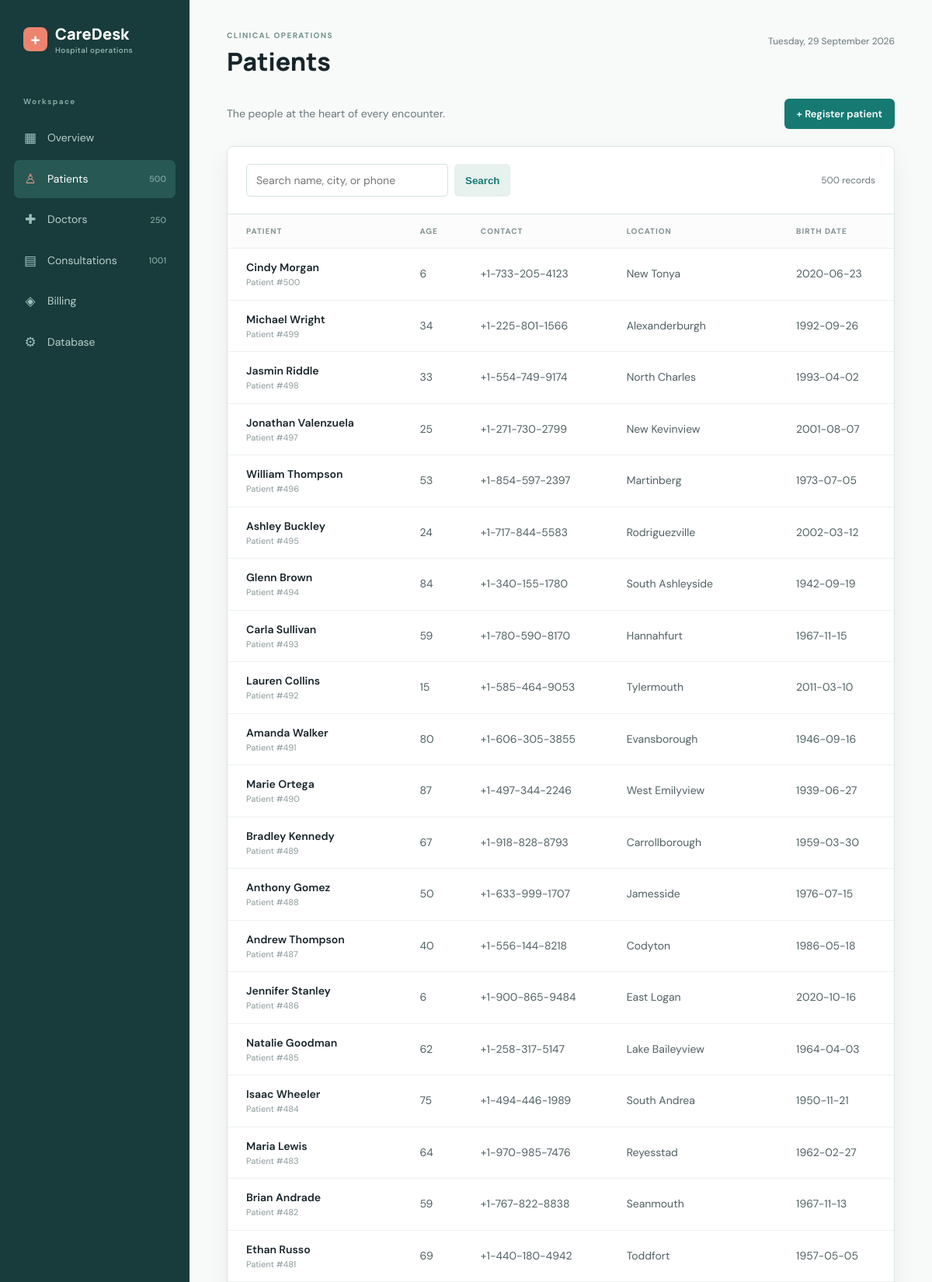
Page /patients (upper part) on the committed database.
### tables this page shows
CREATE TABLE "Patient" (
    "ID"         INTEGER PRIMARY KEY AUTOINCREMENT,
    "Name"       TEXT NOT NULL,
    "City"       TEXT NOT NULL,
    "PhoneNo"    TEXT NOT NULL UNIQUE,
    "Street"     TEXT,
    "Pincode"    INTEGER NOT NULL,
    "birthdate"  TEXT
);

### app.py (the view)
@app.route("/patients")
def patients():
    search = request.args.get("q", "").strip()
    like = f"%{search}%"
    records = fetch_all(
        '''SELECT * FROM "PatientWithAge"
           WHERE "Name" LIKE ? OR "PhoneNo" LIKE ? OR "City" LIKE ?
           ORDER BY "ID" DESC''',
        (like, like, like),
    )
    return render_template("patients.html", records=records, search=search)

### app.py (called while the page is built)
def get_db():
    if "db" not in g:
        g.db = sqlite3.connect(app.config["DATABASE"])
        g.db.row_factory = sqlite3.Row
        g.db.execute("PRAGMA foreign_keys = ON")
    return g.db

def fetch_all(query, parameters=()):
    return get_db().execute(query, parameters).fetchall()

def fetch_one(query, parameters=()):
    return get_db().execute(query, parameters).fetchone()

@app.context_processor
def inject_navigation_counts():
    return {
        "now": datetime.now,
        "database_name": Path(app.config["DATABASE"]).name,
        "nav_counts": {
            "patients": fetch_one('SELECT COUNT(*) AS count FROM "Patient"')["count"],
            "doctors": fetch_one('SELECT COUNT(*) AS count FROM "Doctor"')["count"],
            "consultations": fetch_one('SELECT COUNT(*) AS count FROM "Consultation"')["count"],
        }
    }

### templates/patients.html
{% extends 'base.html' %}{% block title %}Patients{% endblock %}{% block heading %}Patients{% endblock %}
{% block content %}<div class="page-actions">
    <p class="page-intro">The people at the heart of every encounter.</p><a class="button"
        href="{{ url_for('new_patient') }}">+ Register patient</a>
</div>
<section class="panel">
    <div class="toolbar">
        <form class="search" method="get"><input name="q" value="{{ search }}"
                placeholder="Search name, city, or phone"><button type="submit">Search</button></form><span
            class="result-count">{{ records|length }} records</span>
    </div>
    <div class="table-wrap">
        <table>
            <thead>
                <tr>
                    <th>Patient</th>
                    <th>Age</th>
                    <th>Contact</th>
                    <th>Location</th>
                    <th>Birth date</th>
                </tr>
            </thead>
            <tbody>{% for r in records %}<tr>
                    <td><strong>{{ r.Name }}</strong><small class="subline">Patient #{{ r.ID }}</small></td>
                    <td>{{ r.age or '—' }}</td>
                    <td>{{ r.PhoneNo }}</td>
                    <td>{{ r.City }}</td>
                    <td>{{ r.birthdate or '—' }}</td>
                </tr>{% else %}<tr>
                    <td colspan="5" class="empty">No patients match this search.</td>
                </tr>{% endfor %}</tbody>
        </table>
    </div>
</section>{% endblock %}

### static/style.css (style rules this page uses)
:root { --ink: #17252b; --muted: #68777b; --line: #dce5e3; --paper: #f7faf8; --white: #fff; --teal: #167a72; --teal-dark: #105d57; --coral: #e97967; --blue: #5f8fc2; --green: #69a77d; --gold: #d6a858; --shadow: 0 12px 32px rgba(23, 37, 43, .06) }
* { box-sizing: border-box }
body { margin: 0; background: var(--paper); color: var(--ink); font: 14px/1.5 'DM Sans', sans-serif }
.button { display: inline-block; border: 0; border-radius: 6px; background: var(--teal); color: #fff; padding: 11px 16px; text-decoration: none; font: 600 13px 'DM Sans', sans-serif; cursor: pointer }
.panel { background: #fff; border: 1px solid var(--line); border-radius: 8px; box-shadow: var(--shadow); overflow: hidden }
.panel-heading, .toolbar { display: flex; align-items: center; justify-content: space-between; padding: 22px 24px; border-bottom: 1px solid var(--line) }
.table-wrap { overflow-x: auto }
table { width: 100%; border-collapse: collapse; min-width: 650px }
th, td { text-align: left; padding: 14px 24px; border-bottom: 1px solid #edf1ef; white-space: nowrap }
th { font-size: 10px; color: #819092; letter-spacing: .1em; text-transform: uppercase; background: #fbfcfb }
td { color: #4f6063 }
td strong { color: var(--ink); font-weight: 600 }
.subline { display: block; color: #8a999a; font-size: 11px }
.page-actions { display: flex; align-items: center; justify-content: space-between; margin: -6px 0 22px }
.page-intro { color: var(--muted); margin: 0 }
.search { display: flex; gap: 8px }
.search input { min-width: 260px }
.search button { border: 0; border-radius: 5px; padding: 9px 14px; background: #e7f1ee; color: var(--teal); font-weight: 700; cursor: pointer }
.result-count { font-size: 12px; color: var(--muted) }
input, select { width: 100%; border: 1px solid #d5e1de; border-radius: 5px; padding: 11px 12px; background: #fff; color: var(--ink); font: 14px 'DM Sans', sans-serif }

### rows in the picture
Patient: Name "Cindy Morgan", ID "500", age "6", PhoneNo "+1-733-205-4123", City "New Tonya", birthdate "2020-06-23"
Patient: Name "Michael Wright", ID "499", age "34", PhoneNo "+1-225-801-1566", City "Alexanderburgh", birthdate "1992-09-26"
Patient: Name "Jasmin Riddle", ID "498", age "33", PhoneNo "+1-554-749-9174", City "North Charles", birthdate "1993-04-02"
Patient: Name "Jonathan Valenzuela", ID "497", age "25", PhoneNo "+1-271-730-2799", City "New Kevinview", birthdate "2001-08-07"
Patient: Name "William Thompson", ID "496", age "53", PhoneNo "+1-854-597-2397", City "Martinberg", birthdate "1973-07-05"
Patient: Name "Ashley Buckley", ID "495", age "24", PhoneNo "+1-717-844-5583", City "Rodriguezville", birthdate "2002-03-12"
Patient: Name "Glenn Brown", ID "494", age "84", PhoneNo "+1-340-155-1780", City "South Ashleyside", birthdate "1942-09-19"
Patient: Name "Carla Sullivan", ID "493", age "59", PhoneNo "+1-780-590-8170", City "Hannahfurt", birthdate "1967-11-15"
Patient: Name "Lauren Collins", ID "492", age "15", PhoneNo "+1-585-464-9053", City "Tylermouth", birthdate "2011-03-10"
Patient: Name "Amanda Walker", ID "491", age "80", PhoneNo "+1-606-305-3855", City "Evansborough", birthdate "1946-09-16"
Patient: Name "Marie Ortega", ID "490", age "87", PhoneNo "+1-497-344-2246", City "West Emilyview", birthdate "1939-06-27"
Patient: Name "Bradley Kennedy", ID "489", age "67", PhoneNo "+1-918-828-8793", City "Carrollborough", birthdate "1959-03-30"
Patient: Name "Anthony Gomez", ID "488", age "50", PhoneNo "+1-633-999-1707", City "Jamesside", birthdate "1976-07-15"
Patient: Name "Andrew Thompson", ID "487", age "40", PhoneNo "+1-556-144-8218", City "Codyton", birthdate "1986-05-18"
Patient: Name "Jennifer Stanley", ID "486", age "6", PhoneNo "+1-900-865-9484", City "East Logan", birthdate "2020-10-16"
Patient: Name "Natalie Goodman", ID "485", age "62", PhoneNo "+1-258-317-5147", City "Lake Baileyview", birthdate "1964-04-03"
Patient: Name "Isaac Wheeler", ID "484", age "75", PhoneNo "+1-494-446-1989", City "South Andrea", birthdate "1950-11-21"
Patient: Name "Maria Lewis", ID "483", age "64", PhoneNo "+1-970-985-7476", City "Reyesstad", birthdate "1962-02-27"
Patient: Name "Brian Andrade", ID "482", age "59", PhoneNo "+1-767-822-8838", City "Seanmouth", birthdate "1967-11-13"
Patient: Name "Ethan Russo", ID "481", age "69", PhoneNo "+1-440-180-4942", City "Toddfort", birthdate "1957-05-05"

### other values in the picture
{{ nav_counts.patients }} "500"
{{ nav_counts.doctors }} "250"
{{ nav_counts.consultations }} "1001"
{{ records|length }} "500"
